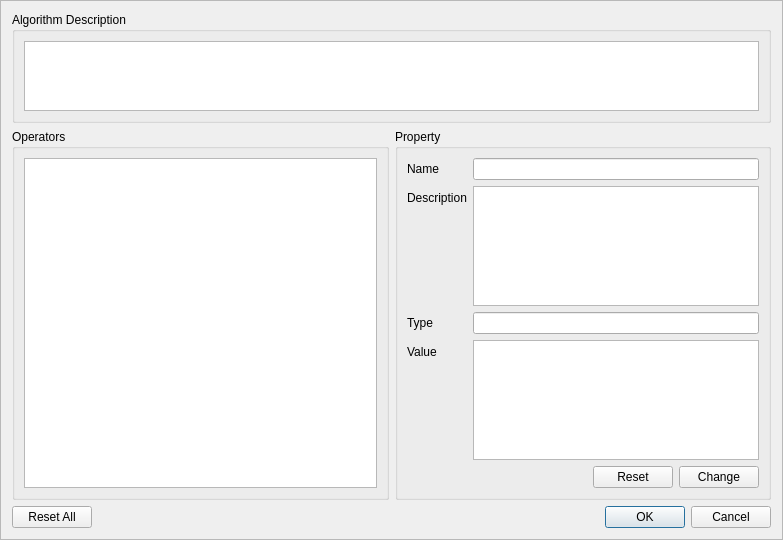
<?xml version="1.0" encoding="UTF-8"?>
<ui version="4.0">
 <class>QAlgorithmDialog</class>
 <widget class="QFrame" name="QAlgorithmDialog">
  <property name="geometry">
   <rect>
    <x>0</x>
    <y>0</y>
    <width>783</width>
    <height>540</height>
   </rect>
  </property>
  <property name="windowTitle">
   <string>Frame</string>
  </property>
  <property name="frameShape">
   <enum>QFrame::StyledPanel</enum>
  </property>
  <property name="frameShadow">
   <enum>QFrame::Raised</enum>
  </property>
  <layout class="QGridLayout" name="gridLayout_3">
   <item row="1" column="0">
    <widget class="QGroupBox" name="propertyBox">
     <property name="title">
      <string>Operators</string>
     </property>
     <layout class="QGridLayout" name="gridLayout_2">
      <item row="0" column="0">
       <widget class="QTreeView" name="dataView"/>
      </item>
     </layout>
    </widget>
   </item>
   <item row="0" column="0" colspan="2">
    <widget class="QGroupBox" name="algorithmBox">
     <property name="title">
      <string>Algorithm Description</string>
     </property>
     <layout class="QGridLayout" name="gridLayout">
      <item row="0" column="0">
       <widget class="QTextBrowser" name="algDescription"/>
      </item>
     </layout>
    </widget>
   </item>
   <item row="2" column="1">
    <widget class="QDialogButtonBox" name="confirmationButtonBox">
     <property name="standardButtons">
      <set>QDialogButtonBox::Cancel|QDialogButtonBox::Ok</set>
     </property>
    </widget>
   </item>
   <item row="2" column="0">
    <layout class="QHBoxLayout" name="horizontalLayout_3">
     <item>
      <widget class="QPushButton" name="resetAllButton">
       <property name="text">
        <string>Reset All</string>
       </property>
      </widget>
     </item>
     <item>
      <spacer name="horizontalSpacer">
       <property name="orientation">
        <enum>Qt::Horizontal</enum>
       </property>
       <property name="sizeHint" stdset="0">
        <size>
         <width>40</width>
         <height>20</height>
        </size>
       </property>
      </spacer>
     </item>
    </layout>
   </item>
   <item row="1" column="1">
    <widget class="QGroupBox" name="configBox">
     <property name="title">
      <string>Property</string>
     </property>
     <layout class="QFormLayout" name="formLayout">
      <item row="0" column="0">
       <widget class="QLabel" name="label">
        <property name="text">
         <string>Name</string>
        </property>
       </widget>
      </item>
      <item row="0" column="1">
       <widget class="QLineEdit" name="propertyName">
        <property name="minimumSize">
         <size>
          <width>150</width>
          <height>0</height>
         </size>
        </property>
       </widget>
      </item>
      <item row="1" column="0">
       <widget class="QLabel" name="label_2">
        <property name="text">
         <string>Description</string>
        </property>
       </widget>
      </item>
      <item row="1" column="1">
       <widget class="QTextEdit" name="propertyDes"/>
      </item>
      <item row="3" column="0">
       <widget class="QLabel" name="label_3">
        <property name="text">
         <string>Type</string>
        </property>
       </widget>
      </item>
      <item row="3" column="1">
       <widget class="QLineEdit" name="propertyType">
        <property name="minimumSize">
         <size>
          <width>150</width>
          <height>0</height>
         </size>
        </property>
       </widget>
      </item>
      <item row="4" column="0">
       <widget class="QLabel" name="label_4">
        <property name="text">
         <string>Value</string>
        </property>
       </widget>
      </item>
      <item row="4" column="1">
       <widget class="QPlainTextEdit" name="propertyValue"/>
      </item>
      <item row="7" column="1">
       <layout class="QHBoxLayout" name="horizontalLayout">
        <item>
         <spacer name="horizontalSpacer_2">
          <property name="orientation">
           <enum>Qt::Horizontal</enum>
          </property>
          <property name="sizeHint" stdset="0">
           <size>
            <width>90</width>
            <height>20</height>
           </size>
          </property>
         </spacer>
        </item>
        <item>
         <widget class="QPushButton" name="resetThisButton">
          <property name="sizePolicy">
           <sizepolicy hsizetype="Preferred" vsizetype="Fixed">
            <horstretch>0</horstretch>
            <verstretch>0</verstretch>
           </sizepolicy>
          </property>
          <property name="minimumSize">
           <size>
            <width>80</width>
            <height>0</height>
           </size>
          </property>
          <property name="maximumSize">
           <size>
            <width>50</width>
            <height>16777215</height>
           </size>
          </property>
          <property name="text">
           <string>Reset</string>
          </property>
         </widget>
        </item>
        <item>
         <widget class="QPushButton" name="modifyDataButton">
          <property name="sizePolicy">
           <sizepolicy hsizetype="Preferred" vsizetype="Fixed">
            <horstretch>0</horstretch>
            <verstretch>0</verstretch>
           </sizepolicy>
          </property>
          <property name="minimumSize">
           <size>
            <width>80</width>
            <height>0</height>
           </size>
          </property>
          <property name="maximumSize">
           <size>
            <width>50</width>
            <height>16777215</height>
           </size>
          </property>
          <property name="text">
           <string>Change</string>
          </property>
         </widget>
        </item>
       </layout>
      </item>
     </layout>
    </widget>
   </item>
  </layout>
 </widget>
 <resources/>
 <connections/>
</ui>
